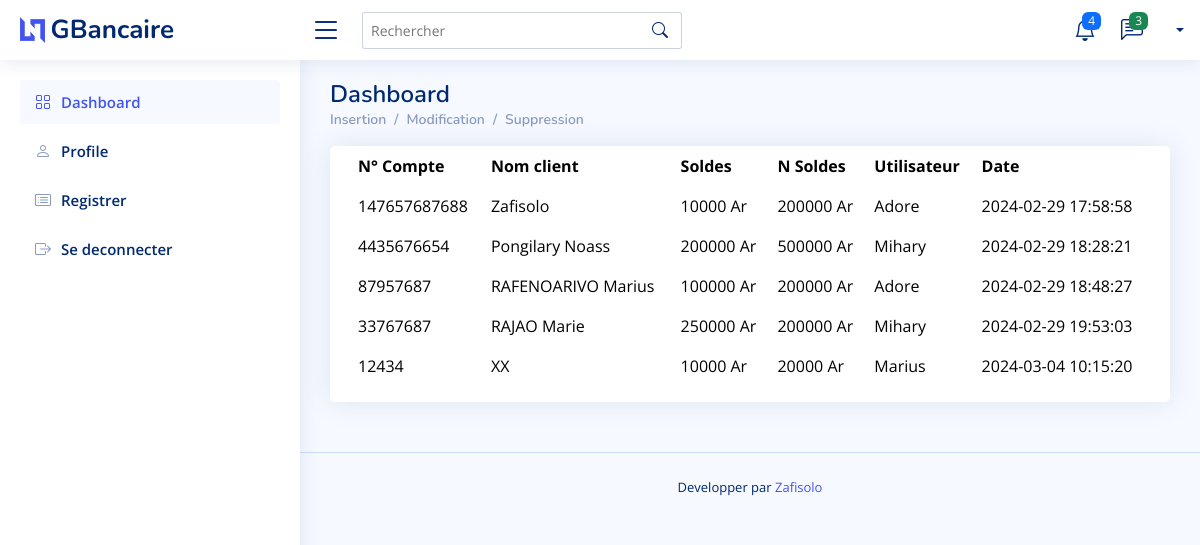
The page /index.php/emploie/indexmodi on the database its author committed.
### tables this page shows
CREATE TABLE `audit_compte` (
  `id` int(11) NOT NULL,
  `id_user` int(11) NOT NULL,
  `numcompte` varchar(32) NOT NULL,
  `nomclient` varchar(32) NOT NULL,
  `solde` varchar(32) NOT NULL,
  `soldenouveau` varchar(32) NOT NULL,
  `date` datetime NOT NULL DEFAULT current_timestamp(),
  `action` enum('ajout','modifier','supprimer','') NOT NULL
);

CREATE TABLE `utilisateur` (
  `id_user` int(11) NOT NULL,
  `nom` varchar(32) NOT NULL,
  `email` varchar(32) NOT NULL,
  `pass` varchar(32) NOT NULL
);

### application/controllers/emploie.php (called while the page is built, shortened)
<?php
class emploie extends CI_Controller {
	public function indexmodi(){
		$this->load->model('emploies_model');
		$audit_compte = $this->emploies_model->audimodif();
		$data = array();
		$data['audit_compte'] = $audit_compte;
		$this->load->view('modif',$data);
	}
}

### index.php (called while the page is built, shortened)
<?php
require_once BASEPATH.'core/CodeIgniter.php';

### application/models/emploies_model.php (called while the page is built, shortened)
<?php
    class emploies_model extends CI_model {
        function audimodif(){
            $query = $this->db->query("SELECT * FROM audit_compte, utilisateur where utilisateur.id_user=audit_compte.id_user and audit_compte.action='modifier'");
            return $query;
        }
    }
?>

### application/views/modif.php (the view, shortened to what this page needs)
?><!DOCTYPE html>
<html lang="en">
<head>
  <link href="<?php echo base_url().'assets/vendor/bootstrap/css/bootstrap.min.css';?>" rel="stylesheet">
  <link href="<?php echo base_url().'assets/vendor/bootstrap-icons/bootstrap-icons.css';?>" rel="stylesheet">
  <link href="<?php echo base_url().'assets/vendor/boxicons/css/boxicons.min.css';?>" rel="stylesheet">
  <link href="<?php echo base_url().'assets/vendor/quill/quill.snow.css';?>" rel="stylesheet">
  <link href="<?php echo base_url().'assets/vendor/quill/quill.bubble.css';?>" rel="stylesheet">
  <link href="<?php echo base_url().'assets/vendor/remixicon/remixicon.css';?>" rel="stylesheet">
  <link href="<?php echo base_url().'assets/vendor/simple-datatables/style.css';?>" rel="stylesheet">
  <link href="<?php echo base_url().'assets/css/style.css';?>" rel="stylesheet">
</head>
<body>
  <header id="header" class="header fixed-top d-flex align-items-center">
    <div class="d-flex align-items-center justify-content-between">
      <a href="index.html" class="logo d-flex align-items-center">
        <img src="<?php echo base_url().'assets/img/logo.png';?>" alt="">
        <span class="d-none d-lg-block">GBancaire</span>
      </a>
      <i class="bi bi-list toggle-sidebar-btn"></i>
    </div>
    <div class="search-bar">
      <form class="search-form d-flex align-items-center" method="POST" action="#">
        <input type="text" name="query" placeholder="Rechercher" title="Enter search keyword">
        <button type="submit" title="Search"><i class="bi bi-search"></i></button>
      </form>
    </div>
    <nav class="header-nav ms-auto">
      <ul class="d-flex align-items-center">
        <li class="nav-item dropdown">
          <a class="nav-link nav-icon" href="#" data-bs-toggle="dropdown">
            <i class="bi bi-bell"></i>
            <span class="badge bg-primary badge-number">4</span>
          </a>
        </li>
        <li class="nav-item dropdown">
          <a class="nav-link nav-icon" href="#" data-bs-toggle="dropdown">
            <i class="bi bi-chat-left-text"></i>
            <span class="badge bg-success badge-number">3</span>
          </a>
        </li>
        <li class="nav-item dropdown pe-3">
          <a class="nav-link nav-profile d-flex align-items-center pe-0" href="#" data-bs-toggle="dropdown">
            <span class="d-none d-md-block dropdown-toggle ps-2"><?php echo $this->session->userdata('nom'); ?></span>
          </a>
        </li>
      </ul>
    </nav>
  </header>
  <aside id="sidebar" class="sidebar">
    <ul class="sidebar-nav" id="sidebar-nav">
      <li class="nav-item">
        <a class="nav-link " href="<?php echo base_url().'index.php/emploie/dashboard/';?>">
          <i class="bi bi-grid"></i>
          <span>Dashboard</span>
        </a>
      </li>
      <li class="nav-item">
        <a class="nav-link collapsed" href="users-profile.html">
          <i class="bi bi-person"></i>
          <span>Profile</span>
        </a>
      </li>
      <li class="nav-item">
        <a class="nav-link collapsed" href="<?php echo base_url().'index.php/emploie/registrer';?>">
          <i class="bi bi-card-list"></i>
          <span>Registrer</span>
        </a>
      </li>
      <li class="nav-item">
        <a href="<?php echo base_url().'index.php/emploie/deconnexion';?>"class="nav-link collapsed" href="pages-login.html">
          <i class="bi bi-box-arrow-right"></i>
          <span>Se deconnecter</span>
        </a>
      </li>
    </ul>
  </aside>
  <main id="main" class="main">
    <div class="pagetitle">
      <h1>Dashboard</h1>
      <nav>
        <ol class="breadcrumb">
          <li class="breadcrumb-item "><a href="<?php echo base_url().'index.php/emploie/index';?>">Insertion</a></li>
          <li class="breadcrumb-item active"><a href="<?php echo base_url().'index.php/emploie/indexmodi';?>">Modification</a></li>
          <li class="breadcrumb-item "><a href="<?php echo base_url().'index.php/emploie/indexsuppre';?>">Suppression</a></li>
        </ol>
      </nav>
    </div>
    <section class="section">
      <div class="row">
        <div class="col-lg-12">
          <div class="card">
            <div class="card-body pb-0">
              <table class="table table-borderless ">
                <thead>
                  <tr>
                    <th scope="col">N° Compte</th>
                    <th scope="col">Nom client</th>
                    <th scope="col">Soldes</th>
                    <th scope="col">N Soldes</th>
                    <th scope="col">Utilisateur</th>
                    <th scope="col">Date</th>
                  </tr>
                </thead>
                <tbody>
                <?php if( $audit_compte->num_rows() > 0) { foreach($audit_compte->result() as $row){?>
                  <tr>
                    <td><?php echo $row->numcompte;?></td>
                    <td><?php echo $row->nomclient;?></td>
                    <td><?php echo $row->solde .' '.'Ar';?></td>
                    <td><?php echo $row->soldenouveau .' '.'Ar';?></td>
                    <td><?php echo $row->nom;?></td>
                    <td><?php echo $row->date;?></td>
                  </tr>
                  <?php } } ?>
                </tbody>
              </table>
            </div>
          </div>
        </div>
      </div>
    </section>
  </main>
  <footer id="footer" class="footer">
    <div class="credits">
      Developper par <a href="https://bootstrapmade.com/">Zafisolo </a>
    </div>
  </footer>
</body>
</html>

### assets/css/style.css (style rules this page uses)
:root { scroll-behavior: smooth; }
body { font-family: "Open Sans", sans-serif; background: #f6f9ff; color: #444444; }
a { color: #4154f1; text-decoration: none; }
h1, h2, h3, h4, h5, h6 { font-family: "Nunito", sans-serif; }
#main { margin-top: 60px; padding: 20px 30px; transition: all 0.3s; }
.pagetitle { margin-bottom: 10px; }
.pagetitle h1 { font-size: 24px; margin-bottom: 0; font-weight: 600; color: #012970; }
.card { margin-bottom: 30px; border: none; border-radius: 5px; box-shadow: 0px 0 30px rgba(1, 41, 112, 0.1); }
.card-body { padding: 0 20px 20px 20px; }
.breadcrumb { font-size: 14px; font-family: "Nunito", sans-serif; color: #899bbd; font-weight: 600; }
.breadcrumb a { color: #899bbd; transition: 0.3s; }
.breadcrumb .breadcrumb-item::before { color: #899bbd; }
.breadcrumb .active { color: #51678f; font-weight: 600; }
.logo { line-height: 1; }
@media (min-width: 1200px) { .logo { width: 280px; } }
.logo img { max-height: 26px; margin-right: 6px; }
.logo span { font-size: 26px; font-weight: 700; color: #012970; font-family: "Nunito", sans-serif; }
.header { transition: all 0.5s; z-index: 997; height: 60px; box-shadow: 0px 2px 20px rgba(1, 41, 112, 0.1); background-color: #fff; padding-left: 20px; }
.header .toggle-sidebar-btn { font-size: 32px; padding-left: 10px; cursor: pointer; color: #012970; }
.header .search-bar { min-width: 360px; padding: 0 20px; }
.header .search-form { width: 100%; }
.header .search-form input { border: 0; font-size: 14px; color: #012970; border: 1px solid rgba(1, 41, 112, 0.2); padding: 7px 38px 7px 8px; border-radius: 3px; transition: 0.3s; width: 100%; }
.header .search-form button { border: 0; padding: 0; margin-left: -30px; background: none; }
.header .search-form button i { color: #012970; }
.header-nav ul { list-style: none; }
.header-nav>ul { margin: 0; padding: 0; }
.header-nav .nav-icon { font-size: 22px; color: #012970; margin-right: 25px; position: relative; }
.header-nav .nav-profile { color: #012970; }
.header-nav .nav-profile span { font-size: 14px; font-weight: 600; }
.header-nav .badge-number { position: absolute; inset: -2px -5px auto auto; font-weight: normal; font-size: 12px; padding: 3px 6px; }
.sidebar { position: fixed; top: 60px; left: 0; bottom: 0; width: 300px; z-index: 996; transition: all 0.3s; padding: 20px; overflow-y: auto; scrollbar-width: thin; scrollbar-color: #aab7cf transparent; box-shadow: 0px 0px 20px rgba(1, 41, 112, 0.1); background-color: #fff; }
@media (min-width: 1200px) { #main, #footer { margin-left: 300px; } }
.sidebar-nav { padding: 0; margin: 0; list-style: none; }
.sidebar-nav li { padding: 0; margin: 0; list-style: none; }
.sidebar-nav .nav-item { margin-bottom: 5px; }
.sidebar-nav .nav-link { display: flex; align-items: center; font-size: 15px; font-weight: 600; color: #4154f1; transition: 0.3; background: #f6f9ff; padding: 10px 15px; border-radius: 4px; }
.sidebar-nav .nav-link i { font-size: 16px; margin-right: 10px; color: #4154f1; }
.sidebar-nav .nav-link.collapsed { color: #012970; background: #fff; }
.sidebar-nav .nav-link.collapsed i { color: #899bbd; }
.footer { padding: 20px 0; font-size: 14px; transition: all 0.3s; border-top: 1px solid #cddfff; }
.footer .credits { padding-top: 5px; text-align: center; font-size: 13px; color: #012970; }

### rows shown on the page
audit_compte: numcompte "147657687688", nomclient "Zafisolo", solde "10000", soldenouveau "200000", id_user.nom "Adore", date "2024-02-29 17:58:58"
audit_compte: numcompte "4435676654", nomclient "Pongilary Noass", solde "200000", soldenouveau "500000", id_user.nom "Mihary", date "2024-02-29 18:28:21"
audit_compte: numcompte "87957687", nomclient "RAFENOARIVO Marius", solde "100000", soldenouveau "200000", id_user.nom "Adore", date "2024-02-29 18:48:27"
audit_compte: numcompte "33767687", nomclient "RAJAO Marie", solde "250000", soldenouveau "200000", id_user.nom "Mihary", date "2024-02-29 19:53:03"
audit_compte: numcompte "12434", nomclient "XX", solde "10000", soldenouveau "20000", id_user.nom "Marius", date "2024-03-04 10:15:20"
